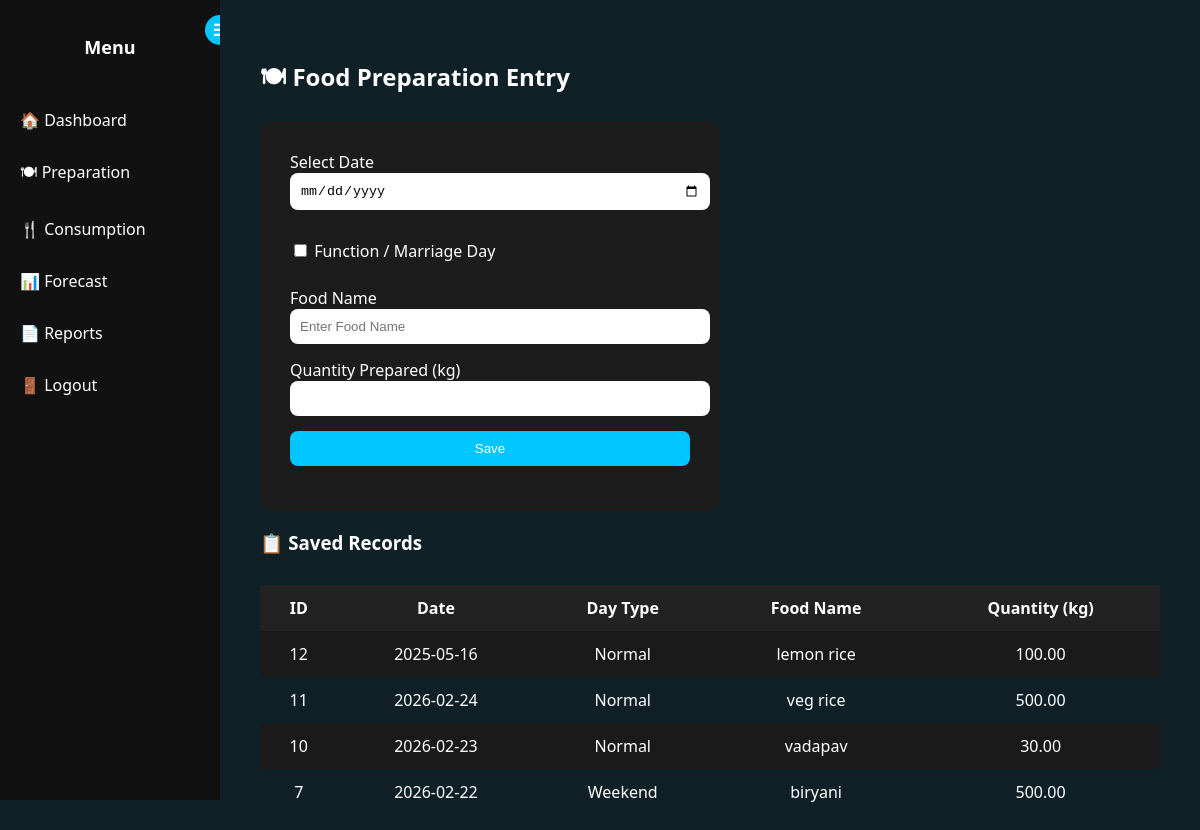
Screenshot of /food_preparation.php with the database file from the repository.
### tables this page shows
CREATE TABLE `food_preparation` (
  `id` int(11) NOT NULL,
  `date` date NOT NULL,
  `day_type` varchar(50) NOT NULL,
  `food_name` varchar(100) NOT NULL,
  `quantity_prepared` decimal(10,2) NOT NULL
);

### food_preparation.php (the view, shortened to what this page needs)
<?php
include("db.php");
?>
<!DOCTYPE html>
<html>
<head>
</head>
<body>
<div class="sidebar" id="sidebar">
    <div class="toggle-btn" onclick="toggleSidebar()">☰</div>
    <h2>Menu</h2>
    <a href="dashboard.php">🏠 Dashboard</a>
    <a href="food_preparation.php">🍽 Preparation</a>
    <a href="consumption.php">🍴 Consumption</a>
    <a href="forecast.php">📊 Forecast</a>
    <a href="reports.php">📄 Reports</a>
    <a href="logout.php">🚪 Logout</a>
</div>
<div class="content" id="content">
<h2>🍽 Food Preparation Entry</h2>
<div class="card">
<form method="POST">
<label>Select Date</label>
<input type="date" name="date" required>
<div style="margin:15px 0;">
    <input type="checkbox" name="function_day" id="function_day">
    <label for="function_day" style="display:inline;"> Function / Marriage Day</label>
</div>
<label>Food Name</label>
<input type="text" name="food_name" placeholder="Enter Food Name" required>
<label>Quantity Prepared (kg)</label>
<input type="number" step="0.01" name="quantity" required>
<button type="submit" name="submit">Save</button>
</form>
</div>
<h3>📋 Saved Records</h3>
<?php
$result = mysqli_query($conn, "SELECT * FROM food_preparation ORDER BY id DESC");
if(mysqli_num_rows($result) > 0) {
?>
<table>
<tr>
    <th>ID</th>
    <th>Date</th>
    <th>Day Type</th>
    <th>Food Name</th>
    <th>Quantity (kg)</th>
</tr>
<?php while($row = mysqli_fetch_assoc($result)) { ?>
<tr>
    <td><?php echo $row['id']; ?></td>
    <td><?php echo $row['date']; ?></td>
    <td><?php echo $row['day_type']; ?></td>
    <td><?php echo $row['food_name']; ?></td>
    <td><?php echo $row['quantity_prepared']; ?></td>
</tr>
<?php } ?>
</table>
<?php } else {
    echo "No records found";
} ?>
</div>
</body>
</html>

### food_preparation.php (style rules this page uses)
body { margin:0; font-family:'Segoe UI', sans-serif; background:#0f2027; color:white; }
.sidebar { width:220px; height:100vh; position:fixed; background:#111; transition:0.3s; overflow:hidden; }
.sidebar h2 { text-align:center; padding:20px 0; font-size:18px; }
.sidebar a { display:block; padding:15px 20px; color:white; text-decoration:none; transition:0.3s; }
.toggle-btn { position:absolute; top:15px; right:-15px; background:#00c6ff; border-radius:50%; width:30px; height:30px; text-align:center; line-height:30px; cursor:pointer; font-weight:bold; }
.content { margin-left:220px; padding:40px; transition:0.3s; }
.card { background:#1c1c1c; padding:30px; border-radius:15px; width:400px; }
input, button { width:100%; padding:10px; margin-bottom:15px; border:none; border-radius:8px; }
input[type="checkbox"] { width:auto; }
button { background:#00c6ff; color:white; cursor:pointer; }
table { width:100%; margin-top:30px; border-collapse:collapse; }
th, td { padding:12px; text-align:center; }
th { background:#222; }
tr:nth-child(even) { background:#1a1a1a; }

### rows the page displays
food_preparation: id "12", date "2025-05-16", day_type "Normal", food_name "lemon rice", quantity_prepared "100.00"
food_preparation: id "11", date "2026-02-24", day_type "Normal", food_name "veg rice", quantity_prepared "500.00"
food_preparation: id "10", date "2026-02-23", day_type "Normal", food_name "vadapav", quantity_prepared "30.00"
food_preparation: id "7", date "2026-02-22", day_type "Weekend", food_name "biryani", quantity_prepared "500.00"
